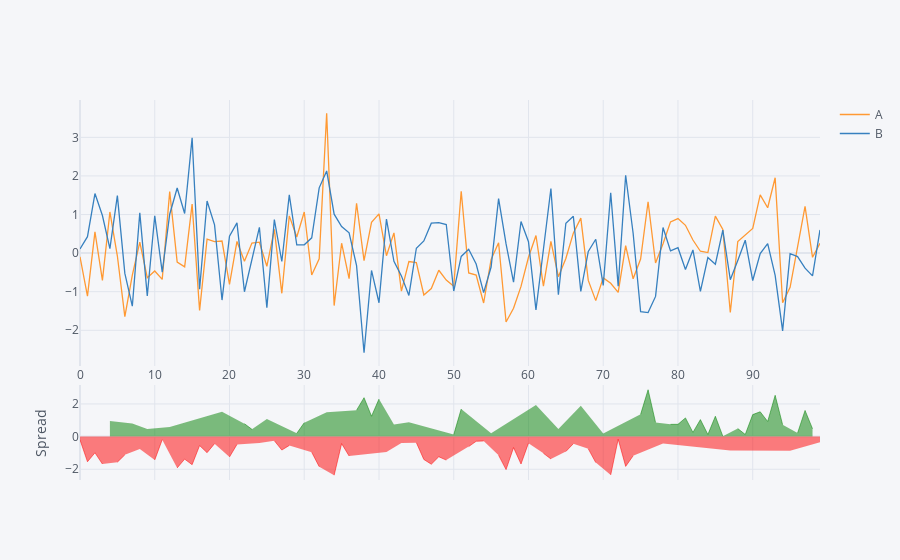

Notebook code for this chart:
### Markdown cell above
## Spread

### Code cell
df[['A','B']].iplot(kind='spread')

### Figure 1 — Plotly figure (JSON) as saved in the notebook; plotly's stock layout.template omitted (floating-point values rounded to 4 significant figures)
{"data": [{"line": {"color": "rgba(255, 153, 51, 1.0)", "dash": "solid", "shape": "linear", "width": 1.3}, "mode": "lines", "name": "A", "text": "", "type": "scatter", "x": [0, 1, 2, 3, 4, 5, 6, 7, 8, 9, 10, 11, 12, 13, 14, 15, 16, 17, 18, 19, 20, 21, 22, 23, 24, 25, 26, 27, 28, 29, 30, 31, 32, 33, 34, 35, 36, 37, 38, 39, 40, 41, 42, 43, 44, 45, 46, 47, 48, 49, 50, 51, 52, 53, 54, 55, 56, 57, 58, 59, 60, 61, 62, 63, 64, 65, 66, 67, 68, 69, 70, 71, 72, 73, 74, 75, 76, 77, 78, 79, 80, 81, 82, 83, 84, 85, 86, 87, 88, 89, 90, 91, 92, 93, 94, 95, 96, 97, 98, 99], "y": [-0.09461, -1.115, 0.5523, -0.7056, 1.067, -0.07526, -1.645, -0.5731, 0.2823, -0.6369, -0.4635, -0.6818, 1.592, -0.2311, -0.3547, 1.269, -1.484, 0.3649, 0.2997, 0.3133, -0.8103, 0.3033, -0.2103, 0.2615, 0.2829, -0.3419, 0.6143, -1.041, 0.9659, 0.4181, 1.066, -0.5664, -0.1486, 3.624, -1.36, 0.2567, -0.6612, 1.294, -0.196, 0.7999, 1.016, -0.06857, 0.524, -0.9834, -0.2178, -0.247, -1.086, -0.9174, -0.4441, -0.698, -0.8599, 1.605, -0.5121, -0.569, -1.293, -0.1623, 0.2695, -1.786, -1.429, -0.8621, -0.1064, 0.456, -0.8574, 0.3022, -0.6103, -0.1373, 0.5166, 0.906, -0.7067, -1.231, -0.6413, -0.782, -1.018, 0.1916, -0.664, -0.1523, 1.331, -0.2567, 0.244, 0.8089, 0.8949, 0.7216, 0.3398, 0.04878, 0.01433, 0.9586, 0.6164, -1.538, 0.2998, 0.466, 0.6385, 1.511, 1.176, 1.954, -1.286, -0.8877, 0.1307, 1.213, -0.1081, 0.2549]}, {"line": {"color": "rgba(55, 128, 191, 1.0)", "dash": "solid", "shape": "linear", "width": 1.3}, "mode": "lines", "name": "B", "text": "", "type": "scatter", "x": [0, 1, 2, 3, 4, 5, 6, 7, 8, 9, 10, 11, 12, 13, 14, 15, 16, 17, 18, 19, 20, 21, 22, 23, 24, 25, 26, 27, 28, 29, 30, 31, 32, 33, 34, 35, 36, 37, 38, 39, 40, 41, 42, 43, 44, 45, 46, 47, 48, 49, 50, 51, 52, 53, 54, 55, 56, 57, 58, 59, 60, 61, 62, 63, 64, 65, 66, 67, 68, 69, 70, 71, 72, 73, 74, 75, 76, 77, 78, 79, 80, 81, 82, 83, 84, 85, 86, 87, 88, 89, 90, 91, 92, 93, 94, 95, 96, 97, 98, 99], "y": [0.1081, 0.4268, 1.545, 0.975, 0.1145, 1.491, -0.526, -1.376, 1.044, -1.109, 0.967, -0.4926, 1.008, 1.689, 1.026, 2.991, -0.935, 1.351, 0.7327, -1.217, 0.4392, 0.7835, -1.001, -0.1842, 0.6691, -1.414, 0.8693, -0.2171, 1.508, 0.2163, 0.2154, 0.3967, 1.692, 2.129, 1.009, 0.6883, 0.526, -0.324, -2.581, -0.4492, -1.287, 0.8818, -0.2116, -0.5901, -1.096, 0.1261, 0.317, 0.7757, 0.7909, 0.741, -0.9826, -0.08637, 0.101, -0.2813, -1.025, -0.3607, 1.412, 0.2382, -0.7525, 0.8199, 0.2944, -1.474, 0.1668, 1.674, -1.075, 0.7751, 0.954, -0.9918, 0.04211, 0.3593, -0.8381, 1.565, -0.8559, 2.018, 0.5146, -1.514, -1.54, -1.123, 0.6635, 0.05867, 0.1413, -0.4235, 0.08108, -0.9922, -0.1147, -0.2872, 0.5942, -0.6907, -0.1933, 0.3354, -0.7106, -0.01051, 0.2473, -0.5764, -2.014, -0.01369, -0.08956, -0.3895, -0.5903, 0.5999]}, {"connectgaps": false, "fill": "tozeroy", "line": {"color": "green", "dash": "solid", "shape": "linear", "width": 0.5}, "mode": "lines", "name": "Spread", "showlegend": false, "type": "scatter", "x": [0, 1, 2, 3, 4, 5, 6, 7, 8, 9, 10, 11, 12, 13, 14, 15, 16, 17, 18, 19, 20, 21, 22, 23, 24, 25, 26, 27, 28, 29, 30, 31, 32, 33, 34, 35, 36, 37, 38, 39, 40, 41, 42, 43, 44, 45, 46, 47, 48, 49, 50, 51, 52, 53, 54, 55, 56, 57, 58, 59, 60, 61, 62, 63, 64, 65, 66, 67, 68, 69, 70, 71, 72, 73, 74, 75, 76, 77, 78, 79, 80, 81, 82, 83, 84, 85, 86, 87, 88, 89, 90, 91, 92, 93, 94, 95, 96, 97, 98, 99], "xaxis": "x2", "y": ["", "", "", "", 0.9525, "", "", 0.8028, "", 0.4723, "", "", 0.5841, "", "", "", "", "", "", 1.53, "", "", 0.7907, 0.4457, "", 1.073, "", "", "", 0.2017, 0.8506, "", "", 1.495, "", "", "", 1.618, 2.385, 1.249, 2.302, "", 0.7356, "", 0.8785, "", "", "", "", "", 0.1227, 1.691, "", "", "", 0.1983, "", "", "", "", "", 1.93, "", "", 0.4645, "", "", 1.898, "", "", 0.1968, "", "", "", "", 1.362, 2.871, 0.8658, "", 0.7503, 0.7536, 1.145, 0.2587, 1.041, 0.1291, 1.246, 0.02222, "", 0.4931, 0.1306, 1.349, 1.521, 0.9289, 2.53, 0.7278, "", 0.2202, 1.602, 0.4822, ""], "yaxis": "y2"}, {"connectgaps": false, "fill": "tozeroy", "line": {"color": "red", "dash": "solid", "shape": "linear", "width": 0.5}, "mode": "lines", "name": "Spread", "showlegend": false, "type": "scatter", "x": [0, 1, 2, 3, 4, 5, 6, 7, 8, 9, 10, 11, 12, 13, 14, 15, 16, 17, 18, 19, 20, 21, 22, 23, 24, 25, 26, 27, 28, 29, 30, 31, 32, 33, 34, 35, 36, 37, 38, 39, 40, 41, 42, 43, 44, 45, 46, 47, 48, 49, 50, 51, 52, 53, 54, 55, 56, 57, 58, 59, 60, 61, 62, 63, 64, 65, 66, 67, 68, 69, 70, 71, 72, 73, 74, 75, 76, 77, 78, 79, 80, 81, 82, 83, 84, 85, 86, 87, 88, 89, 90, 91, 92, 93, 94, 95, 96, 97, 98, 99], "xaxis": "x2", "y": [-0.2027, -1.542, -0.9923, -1.681, "", -1.566, -1.119, "", -0.7619, "", -1.431, -0.1892, "", -1.92, -1.38, -1.722, -0.5491, -0.986, -0.433, "", -1.249, -0.4802, "", "", -0.3862, "", -0.255, -0.8243, -0.5422, "", "", -0.9631, -1.841, "", -2.369, -0.4316, -1.187, "", "", "", "", -0.9503, "", -0.3933, "", -0.373, -1.403, -1.693, -1.235, -1.439, "", "", -0.6131, -0.2877, -0.2679, "", -1.143, -2.024, -0.6764, -1.682, -0.4008, "", -1.024, -1.372, "", -0.9124, -0.4374, "", -0.7488, -1.59, "", -2.347, -0.1621, -1.826, -1.179, "", "", "", -0.4195, "", "", "", "", "", "", "", "", -0.8476, "", "", "", "", "", "", "", -0.874, "", "", "", -0.3449], "yaxis": "y2"}], "layout": {"hovermode": "x", "legend": {"bgcolor": "#F5F6F9", "font": {"color": "#4D5663"}}, "paper_bgcolor": "#F5F6F9", "plot_bgcolor": "#F5F6F9", "title": {"font": {"color": "#4D5663"}}, "xaxis": {"gridcolor": "#E1E5ED", "showgrid": true, "tickfont": {"color": "#4D5663"}, "title": {"font": {"color": "#4D5663"}, "text": ""}, "zerolinecolor": "#E1E5ED"}, "xaxis2": {"anchor": "y2", "gridcolor": "#E1E5ED", "showgrid": true, "showticklabels": false, "tickfont": {"color": "#4D5663"}, "title": {"font": {"color": "#4D5663"}, "text": ""}, "zerolinecolor": "#E1E5ED"}, "yaxis": {"domain": [0.3, 1], "gridcolor": "#E1E5ED", "showgrid": true, "tickfont": {"color": "#4D5663"}, "title": {"font": {"color": "#4D5663"}, "text": ""}, "zerolinecolor": "#E1E5ED"}, "yaxis2": {"domain": [0, 0.25], "gridcolor": "#E1E5ED", "showgrid": true, "tickfont": {"color": "#4D5663"}, "title": {"font": {"color": "#4D5663"}, "text": "Spread"}, "zerolinecolor": "#E1E5ED"}}}
